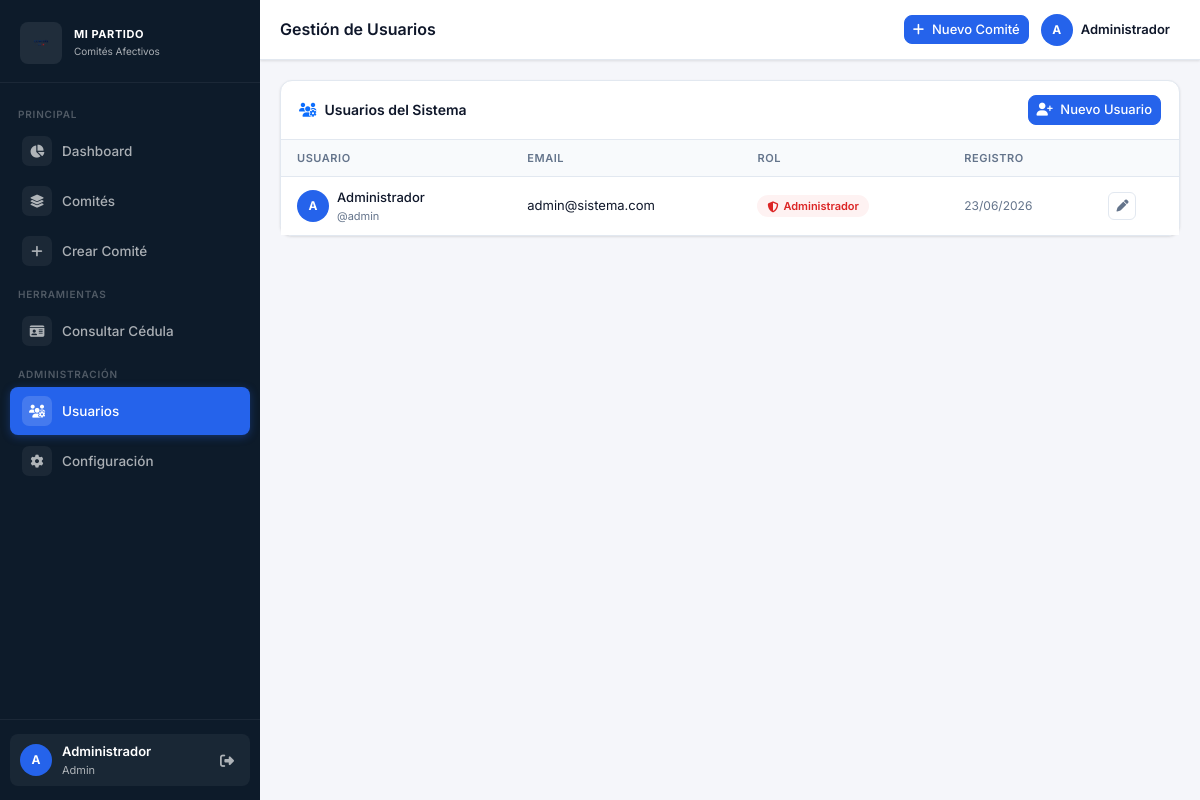
/usuarios.php (signed in), run on the app's committed database.
### tables this page shows
CREATE TABLE IF NOT EXISTS configuracion (
    id INT AUTO_INCREMENT PRIMARY KEY,
    nombre_partido VARCHAR(100) DEFAULT 'Mi Partido',
    siglas VARCHAR(20) DEFAULT 'MP',
    logo LONGBLOB,
    color_primario VARCHAR(7) DEFAULT '#2563eb',
    color_sidebar  VARCHAR(7) DEFAULT '#0d1b2a',
    color_accent   VARCHAR(7) DEFAULT '#3b82f6'
);

CREATE TABLE IF NOT EXISTS usuarios (
    id INT AUTO_INCREMENT PRIMARY KEY,
    nombre VARCHAR(100) NOT NULL,
    usuario VARCHAR(50) NOT NULL UNIQUE,
    password VARCHAR(255) NOT NULL,
    email VARCHAR(100),
    rol ENUM('admin','supervisor','digitador') DEFAULT 'digitador',
    fecha_registro TIMESTAMP DEFAULT CURRENT_TIMESTAMP,
    ultimo_acceso DATETIME,
    activo BOOLEAN DEFAULT TRUE
);

### includes/auth.php (called while the page is built, shortened)
<?php
function esAdmin()          { return isset($_SESSION['usuario_rol']) && $_SESSION['usuario_rol'] === 'admin'; }
function esSupervisor()     { return isset($_SESSION['usuario_rol']) && in_array($_SESSION['usuario_rol'], ['admin','supervisor']); }
function cargarConfiguracion() {
    $conn = conectarDB();
    $res = $conn->query("SELECT * FROM configuracion LIMIT 1");
    $config = $res ? $res->fetch_assoc() : [];
    return $config ?: [
        'nombre_partido' => 'Sistema',
        'siglas'         => '',
        'color_primario' => '#2563eb',
        'color_sidebar'  => '#0d1b2a',
        'color_accent'   => '#3b82f6',
        'logo'           => null,
    ];
}
?>

### usuarios.php (the view, shortened to what this page needs)
<?php
require_once 'includes/auth.php';
$conn = conectarDB();
$usuarios = $conn->query("SELECT * FROM usuarios ORDER BY fecha_registro DESC")->fetch_all(MYSQLI_ASSOC);
$titulo_pagina = 'Gestión de Usuarios';
include 'includes/header.php';
?>
<div class="card">
    <div class="card-header">
        <span><i class="fas fa-users-cog me-2 text-primary"></i>Usuarios del Sistema</span>
        <button class="btn btn-primary btn-sm" data-bs-toggle="modal" data-bs-target="#usuarioModal">
            <i class="fas fa-user-plus me-1"></i> Nuevo Usuario
        </button>
    </div>
    <div class="table-responsive">
        <table class="table mb-0" id="dataTable">
            <thead>
                <tr>
                    <th>Usuario</th>
                    <th>Email</th>
                    <th>Rol</th>
                    <th>Registro</th>
                    <th></th>
                </tr>
            </thead>
            <tbody>
            <?php foreach ($usuarios as $u): ?>
            <tr>
                <td>
                    <div class="d-flex align-items-center gap-2">
                        <div style="width:32px;height:32px;border-radius:50%;background:var(--accent);color:#fff;display:flex;align-items:center;justify-content:center;font-size:12px;font-weight:700;">
                            <?php echo strtoupper(substr($u['nombre'],0,1)); ?>
                        </div>
                        <div>
                            <div style="font-weight:500;font-size:13px;"><?php echo htmlspecialchars($u['nombre']); ?></div>
                            <div style="font-size:11px;color:var(--text-secondary);">@<?php echo htmlspecialchars($u['usuario']); ?></div>
                        </div>
                    </div>
                </td>
                <td style="font-size:13px;"><?php echo htmlspecialchars($u['email']); ?></td>
                <td>
                    <?php
                        $rc = ['admin'=>'role-admin','supervisor'=>'role-supervisor','digitador'=>'role-user'];
                        $ri = ['admin'=>'shield-alt','supervisor'=>'user-check','digitador'=>'keyboard'];
                        $rl = ['admin'=>'Administrador','supervisor'=>'Supervisor','digitador'=>'Digitador'];
                    ?>
                    <span class="role-badge <?php echo $rc[$u['rol']]??'role-user'; ?>">
                        <i class="fas fa-<?php echo $ri[$u['rol']]??'user'; ?>"></i>
                        <?php echo $rl[$u['rol']]??ucfirst($u['rol']); ?>
                    </span>
                </td>
                <td style="font-size:12px;color:var(--text-secondary);"><?php echo date('d/m/Y', strtotime($u['fecha_registro'])); ?></td>
                <td>
                    <div class="d-flex gap-1">
                        <button class="action-link" title="Editar"
                            onclick="editarUsuario(<?php echo $u['id']; ?>,'<?php echo htmlspecialchars(addslashes($u['nombre'])); ?>','<?php echo htmlspecialchars(addslashes($u['email'])); ?>','<?php echo htmlspecialchars(addslashes($u['usuario'])); ?>','<?php echo $u['rol']; ?>')">
                            <i class="fas fa-pen"></i>
                        </button>
                    </div>
                </td>
            </tr>
            <?php endforeach; ?>
            </tbody>
        </table>
    </div>
</div>
<?php include 'includes/footer.php'; ?>

### includes/header.php (shortened to what this page needs)
<?php
require_once __DIR__ . '/auth.php';
$pagina_actual = basename($_SERVER['PHP_SELF']);
$_cfg = cargarConfiguracion();
$_sistema_nombre = $_cfg['nombre_partido'] ?? 'Sistema';
$_logo_b64 = !empty($_cfg['logo']) ? base64_encode($_cfg['logo']) : '';
?>
<!DOCTYPE html>
<html lang="es">
<head>
    <link href="https://cdn.jsdelivr.net/npm/bootstrap@5.3.0/dist/css/bootstrap.min.css" rel="stylesheet">
    <link rel="stylesheet" href="https://cdnjs.cloudflare.com/ajax/libs/font-awesome/6.4.0/css/all.min.css">
</head>
<body>
<aside class="sidebar" id="sidebar">
    <div class="sidebar-brand">
        <?php if ($_logo_b64): ?>
        <img alt="Logo">
        <?php else: ?>
        <img src="logo_sistema.png" alt="Logo">
        <?php endif; ?>
        <div>
            <div class="sidebar-brand-name"><?php echo htmlspecialchars($_sistema_nombre); ?></div>
            <div class="sidebar-brand-sub">Comités Afectivos</div>
        </div>
    </div>
    <nav class="sidebar-nav">
        <div class="nav-section-label">Principal</div>
        <div class="nav-item">
            <a href="dashboard.php" class="nav-link <?php echo $pagina_actual=='dashboard.php'?'active':''; ?>">
                <span class="nav-icon"><i class="fas fa-chart-pie"></i></span>Dashboard
            </a>
        </div>
        <div class="nav-item">
            <a href="comites.php" class="nav-link <?php echo $pagina_actual=='comites.php'?'active':''; ?>">
                <span class="nav-icon"><i class="fas fa-layer-group"></i></span>Comités
            </a>
        </div>
        <div class="nav-item">
            <a href="crear_comite.php" class="nav-link <?php echo $pagina_actual=='crear_comite.php'?'active':''; ?>">
                <span class="nav-icon"><i class="fas fa-plus"></i></span>Crear Comité
            </a>
        </div>
        <div class="nav-section-label">Herramientas</div>
        <div class="nav-item">
            <a href="consultar.html" class="nav-link <?php echo $pagina_actual=='consultar.html'?'active':''; ?>">
                <span class="nav-icon"><i class="fas fa-id-card"></i></span>Consultar Cédula
            </a>
        </div>
        <?php if (esSupervisor()): ?>
        <div class="nav-section-label">Administración</div>
        <div class="nav-item">
            <a href="usuarios.php" class="nav-link <?php echo $pagina_actual=='usuarios.php'?'active':''; ?>">
                <span class="nav-icon"><i class="fas fa-users-cog"></i></span>Usuarios
            </a>
        </div>
        <?php endif; ?>
        <?php if (esAdmin()): ?>
        <div class="nav-item">
            <a href="config.php" class="nav-link <?php echo $pagina_actual=='config.php'?'active':''; ?>">
                <span class="nav-icon"><i class="fas fa-cog"></i></span>Configuración
            </a>
        </div>
        <?php endif; ?>
    </nav>
    <div class="sidebar-footer">
        <div class="sidebar-user">
            <div class="sidebar-avatar"><?php echo strtoupper(substr($_SESSION['usuario_nombre']??'U',0,1)); ?></div>
            <div class="sidebar-user-info">
                <div class="sidebar-user-name"><?php echo htmlspecialchars($_SESSION['usuario_nombre']??'Usuario'); ?></div>
                <div class="sidebar-user-role"><?php echo ucfirst($_SESSION['usuario_rol']??'usuario'); ?></div>
            </div>
            <a href="logout.php" class="sidebar-logout" title="Cerrar sesión"><i class="fas fa-sign-out-alt"></i></a>
        </div>
    </div>
</aside>
<div class="main-wrapper" id="mainWrapper">
    <header class="topbar">
        <div class="topbar-left">
            <h1 class="page-title"><?php echo isset($titulo_pagina)?htmlspecialchars($titulo_pagina):'Dashboard'; ?></h1>
        </div>
        <div class="topbar-right">
            <a href="crear_comite.php" class="btn btn-primary btn-sm d-none d-md-inline-flex align-items-center gap-2">
                <i class="fas fa-plus"></i> Nuevo Comité
            </a>
            <?php if (isset($_SESSION['usuario_id'])): ?>
            <div class="topbar-user">
                <div class="topbar-avatar"><?php echo strtoupper(substr($_SESSION['usuario_nombre']??'U',0,1)); ?></div>
                <span class="topbar-user-name"><?php echo htmlspecialchars($_SESSION['usuario_nombre']??''); ?></span>
            </div>
            <?php endif; ?>
        </div>
    </header>
    <main class="page-content">

### usuarios.php (style rules this page uses)
.role-badge { display:inline-flex;align-items:center;gap:5px;font-size:11px;font-weight:600;padding:3px 10px;border-radius:20px; }
.role-admin { background:#fef2f2;color:#dc2626; }
.action-link { width:28px;height:28px;border-radius:6px;display:inline-flex;align-items:center;justify-content:center;font-size:12px;border:1px solid var(--border);color:var(--text-secondary);text-decoration:none;background:none;cursor:pointer;transition:all .15s; }

### data on the page
configuracion: nombre_partido "MI PARTIDO"
usuarios: nombre "A", nombre "Administrador", usuario "admin", email "admin@sistema.com", rol "Administrador", fecha_registro "23/06/2026"

### other printed values
substr($_SESSION['usuario_nombre']??'U',0,1) "A"
$_SESSION['usuario_nombre'] "Administrador"
$_SESSION['usuario_rol'] "Admin"
$titulo_pagina "Gestión de Usuarios"
